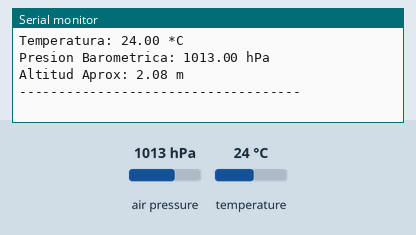
A sketch run on a simulated ESP32. Parts: the last lines printed to the serial monitor. Inputs (shaded band) come from the test bench; at power-on: air pressure 1013 hPa, temperature 24 °C.

Above: at 2.2 s.
2.3 s: air pressure set to 952 hPa
At 3.6 s:
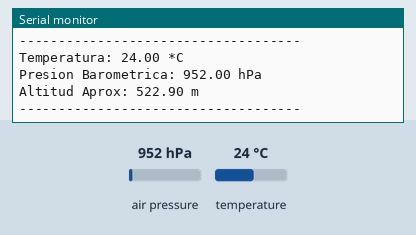
3.8 s: temperature set to 12 °C
5.3 s: air pressure set to 975 hPa
At 8.4 s:
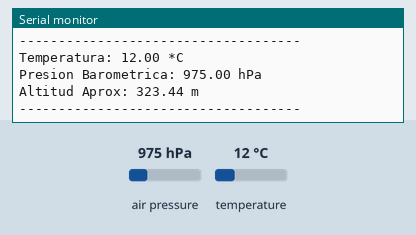
Timing chart, 0 to 9.9 s (numbered marks = the images above; inputs shaded):
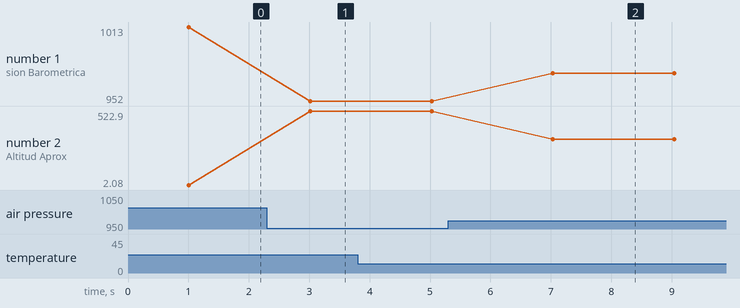

The sketch:

SPI_BMP280.ino
```cpp
/*
 * PRÁCTICA DE INSTRUMENTACIÓN: INTERFAZ SÍNCRONA SPI
 * Ejercicio 3: Sensor BMP280 de Presión y Temperatura
 */

#include <SPI.h>
#include <Adafruit_Sensor.h>
#include <Adafruit_BMP280.h>

// --- DEFINICIÓN DE PINES SPI (Bus VSPI estándar en ESP32) ---
// Es vital definir estos pines explícitamente para evitar errores de conexión
#define BMP_SCK  18  // Pin de Reloj (Serial Clock)
#define BMP_MISO 19  // Master Input Slave Output (Datos hacia el ESP32)
#define BMP_MOSI 23  // Master Output Slave Input (Datos hacia el sensor)
#define BMP_CS   5   // Chip Select (Selección del dispositivo)

// Crear la instancia del sensor usando la interfaz SPI por hardware
Adafruit_BMP280 bmp(BMP_CS, BMP_MOSI, BMP_MISO, BMP_SCK);

void setup() {
  Serial.begin(115200);

  // Pausa para asegurar que el monitor serial inicie
  delay(1000);
  Serial.println(F("\n--- INICIANDO SENSOR BMP280 (SPI) ---"));

  // Inicializar el sensor. Si no se encuentra, el programa se detiene.
  if (!bmp.begin()) {
    Serial.println(F("Error: No se encontró un sensor BMP280 válido."));
    Serial.println(F("Verifique las conexiones de los pines SCK, MISO, MOSI y CS."));
    while (1) delay(10); // Bucle infinito de bloqueo
  }

  // Configuración de los parámetros de muestreo del sensor para mayor estabilidad
  bmp.setSampling(Adafruit_BMP280::MODE_NORMAL,     /* Modo de operación */
                  Adafruit_BMP280::SAMPLING_X2,     /* Oversampling de Temp */
                  Adafruit_BMP280::SAMPLING_X16,    /* Oversampling de Presión */
                  Adafruit_BMP280::FILTER_X16,      /* Filtrado de ruido */
                  Adafruit_BMP280::STANDBY_MS_500); /* Tiempo de espera (500ms) */

  Serial.println(F("Sensor configurado correctamente. Iniciando lecturas...\n"));
}

void loop() {
  // 1. Lectura de Temperatura (en grados Celsius)
  float temperatura = bmp.readTemperature();

  // 2. Lectura de Presión Barométrica (La librería devuelve Pascales, se divide por 100 para hPa)
  float presion = bmp.readPressure() / 100.0F;

  // 3. Lectura de Altitud aproximada (Requiere la presión a nivel del mar local, por defecto 1013.25)
  float altitud = bmp.readAltitude(1013.25);

  // --- PRESENTACIÓN DE DATOS (Monitor Serial) ---
  Serial.print(F("Temperatura: "));
  Serial.print(temperatura);
  Serial.println(F(" *C"));

  Serial.print(F("Presion Barometrica: "));
  Serial.print(presion);
  Serial.println(F(" hPa"));

  Serial.print(F("Altitud Aprox: "));
  Serial.print(altitud);
  Serial.println(F(" m"));

  Serial.println(F("------------------------------------"));

  // Pausa de 2 segundos entre lecturas
  delay(2000);
}
```

Measured:
- after the input at 2.3 s, the serial monitor: prints a new line after 0.72 s (image 1)
- after the input at 5.3 s, the serial monitor: prints a new line after 1.7 s (image 2)
- plotted number 1: 1013 → 952 after the input at 2.3 s, 952 → 975 after the input at 5.3 s
- plotted number 2: 2.08 → 522.9 after the input at 2.3 s, 522.9 → 323.44 after the input at 5.3 s
